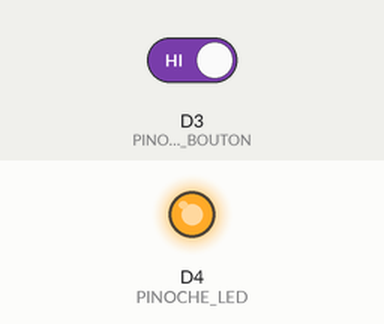
Bench run of a sketch on a simulated ESP8266 (NodeMCU). Shown: output pins drawn as LEDs (lit = HIGH). The test bench sets the inputs (shaded band); at power-on: D3 (PINOCHE_BOUTON) HIGH.

Above: at 1.2 s.
1.3 s: D3 (PINOCHE_BOUTON) driven LOW
At 2.0 s:
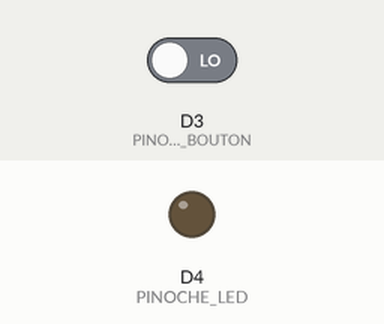
Timing chart, 0 to 4.3 s (numbered marks = the images above; inputs shaded):
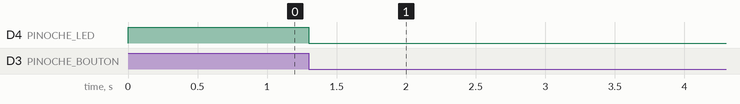

Measured:
- after the input at 1.3 s, D4 (PINOCHE_LED): HIGH → LOW at once

The sketch:

04-TestPoussoir.ino
```cpp
// (licence header left out)
#define PINOCHE_BOUTON D3                                   // Entrée ESP du bouton
#define PINOCHE_LED D4                                      // Sortie ESP de la LED
#define BOUTON_MODE INPUT                                   // Mode de la pinoche du bouton
#define BOUTON_RELACHE HIGH                                 // Le bouton est relâché
#define BOUTON_POUSSE LOW                                   // Le bouton est poussé
#define ALLUME_LED LOW                                      // LED allumée à l'état BAS
#define ETEINS_LED HIGH                                     // LED éteinte à l'état HAUT

// Variables
int etatBoutonPrecedent = BOUTON_RELACHE;                   // État précédent du bouton
int etatLed = ETEINS_LED;                                   // État initial de la LED
int etatBouton = 0;                                         // État actuel du bouton

// Initialisation au lancement du programme
void setup() {
    digitalWrite(PINOCHE_LED, ETEINS_LED);                  // Éteins la LED
    pinMode(PINOCHE_LED, OUTPUT);                           // Définit la pinoche de la LED en sortie
    pinMode(PINOCHE_BOUTON, BOUTON_MODE);                   // Définit la pinoche du bouton en entrée, avec tirage à l'état haut
}

// Boucle permanente
void loop() {
    etatBouton = digitalRead(PINOCHE_BOUTON);               // Lecture de l'état du bouton

    if (etatBouton != etatBoutonPrecedent) {                // Est-ce que l'état du bouton a changé depuis la dernière lecture ?
        if (etatBouton == BOUTON_POUSSE) {                  // Oui, est-ce que le bouton est pressé maintenant ?
            etatLed = ! etatLed;                            // Oui, inverser l'état de la LED
            digitalWrite(PINOCHE_LED, etatLed);             // Écrire le nouvel état de la LED
        }
        etatBoutonPrecedent = etatBouton;                   // Mémoriser le dernier état du bouton
    }
}
```
